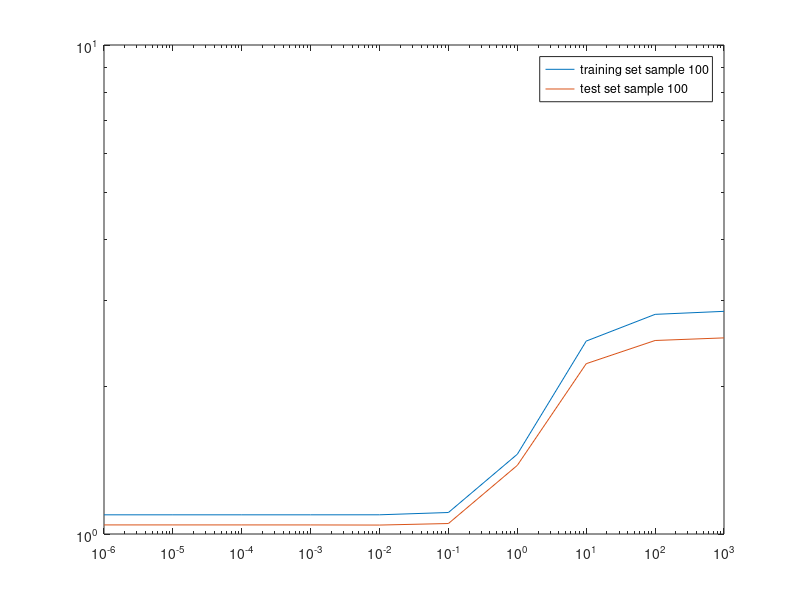
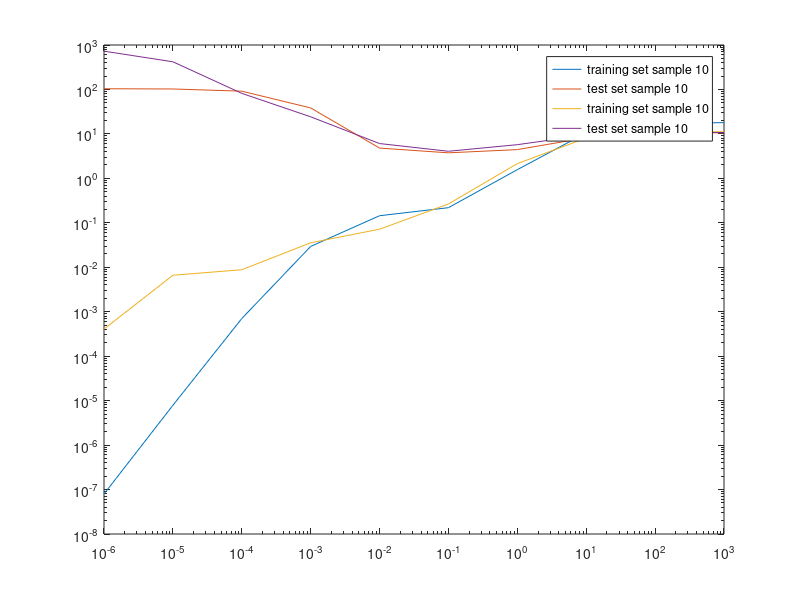
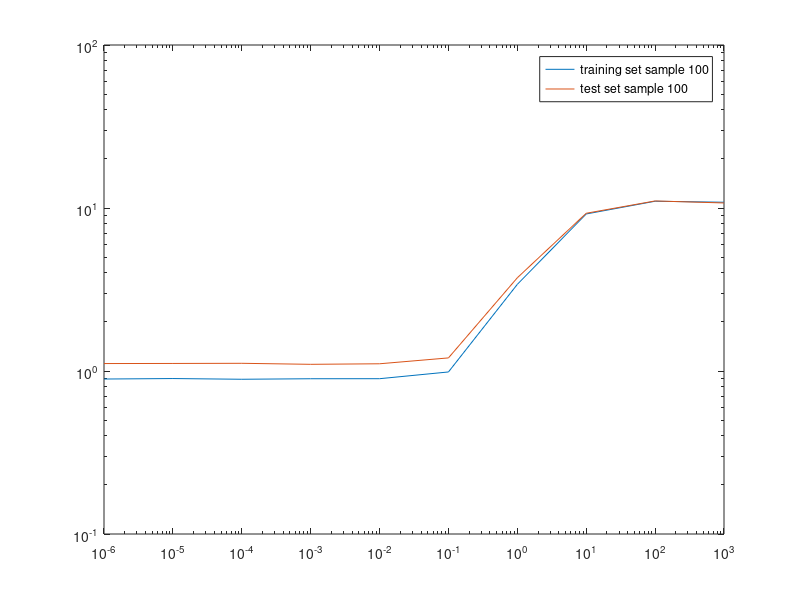

Source code (MATLAB) for these figures, in order:
%% q4(a)
clc;clear;close all;format long
x = randn(10, 600);
w = randn(10, 1);
xTrain = x(1:10,1:100);
xTest = x(1:10,101:600);
n = randn(1,600);
yTrain = xTrain' * w + n(1:100)';
yTest = xTest' * w + n(101:600)';
yd = yTrain;
xd = xTrain';
yt = yTest;
xt = xTest';
llog = logspace(-6,3,10);


for i = 1:10
    wStar = (xd'*xd+llog(i)*100*eye(10))\xd'*yd;
    error1(i) = (wStar'*xd'*xd*wStar-2*yd'*xd*wStar+yd'*yd)/100
    error2(i) = (wStar'*xt'*xt*wStar-2*yt'*xt*wStar+yt'*yt)/500
end
figure(1)
loglog(llog, error1,'DisplayName','training set sample 100')
hold on
loglog(llog, error2,'DisplayName','test set sample 100')
legend('show')
%% q4(b)
clc;clear;close all;format long
x = randn(10, 600);
w = randn(10, 1);
xTrain = x(1:10,1:10);
xTest = x(1:10,101:600);
n = randn(1,600);
yTrain = xTrain' * w + n(1:10)';
yTest = xTest' * w + n(101:600)';
yd = yTrain;
xd = xTrain';
yt = yTest;
xt = xTest';
llog = logspace(-6,3,10);
for i = 1:10
    wStar = inv(xd'*xd+llog(i)*10*eye(10))*xd'*yd;
    error1(i) = (wStar'*xd'*xd*wStar-2*yd'*xd*wStar+yd'*yd)/10;
    error2(i) = (wStar'*xt'*xt*wStar-2*yt'*xt*wStar+yt'*yt)/500;
end
figure(2)
loglog(llog, error1,'DisplayName','training set sample 10')
hold on
loglog(llog, error2,'DisplayName','test set sample 10')
legend('show')
%% q4(c)
clc;clear;close all;format long
llog = logspace(-6,3,10);
for i = 1:10
    sum_Train_error_10 = 0;
    sum_Test_error_10 = 0;
    sum_Train_error_100 = 0;
    sum_Test_error_100 = 0;
    for j = 1:200
        x = randn(10, 600);
        w = randn(10, 1);

        xTrain10 = x(1:10,1:10);
        xTrain100 = x(1:10,1:100);
        xTest = x(1:10,101:600);

        n = randn(1,600);

        yTrain10 = xTrain10' * w + n(1:10)';
        yTrain100 = xTrain100' * w + n(1:100)';
        yTest = xTest' * w + n(101:600)';

        xT10 = xTrain10';
        yT10 = yTrain10;
        xT100 = xTrain100';
        yT100 = yTrain100;
        yt = yTest;
        xt = xTest';
        
        wStar10 = (xT10'*xT10+llog(i)*10*eye(10))\xT10'*yT10;
        wStar100 = (xT100'*xT100+llog(i)*100*eye(10))\xT100'*yT100;
        
        Train_error_10 = (wStar10'*xT10'*xT10*wStar10-2*yT10'*xT10*wStar10+yT10'*yT10)/10;
        Test_error_10 = (wStar10'*xt'*xt*wStar10-2*yt'*xt*wStar10+yt'*yt)/500;
        Train_error_100 = (wStar100'*xT100'*xT100*wStar100-2*yT100'*xT100*wStar100+yT100'*yT100)/100;
        Test_error_100 = (wStar100'*xt'*xt*wStar100-2*yt'*xt*wStar100+yt'*yt)/500;
        
        sum_Train_error_10 = sum_Train_error_10 + Train_error_10;
        sum_Test_error_10 = sum_Test_error_10 + Test_error_10;
        sum_Train_error_100 = sum_Train_error_100 + Train_error_100;
        sum_Test_error_100 = sum_Test_error_100 + Test_error_100;
        
    end
    ave_Train_error_10(i) = sum_Train_error_10/200;
    ave_Test_error_10(i) = sum_Test_error_10/200;
    ave_Train_error_100(i) = sum_Train_error_100/200;
    ave_Test_error_100(i) = sum_Test_error_100/200;
end
figure(2)
loglog(llog, ave_Train_error_10,'DisplayName','training set sample 10')
hold on
loglog(llog, ave_Test_error_10,'DisplayName','test set sample 10')
legend('show')
figure(3)
loglog(llog, ave_Train_error_100,'DisplayName','training set sample 100')
hold on
loglog(llog, ave_Test_error_100,'DisplayName','test set sample 100')
legend('show')
